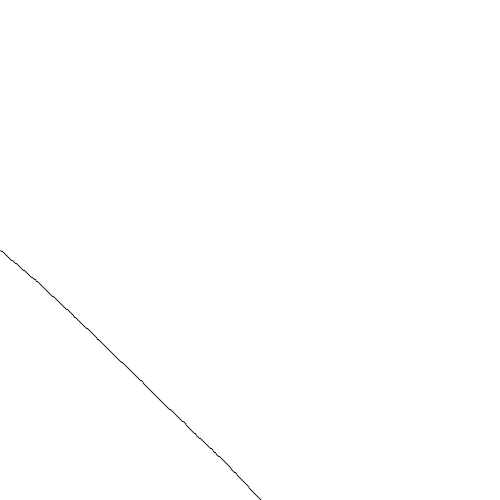
Frame 1 (no input)
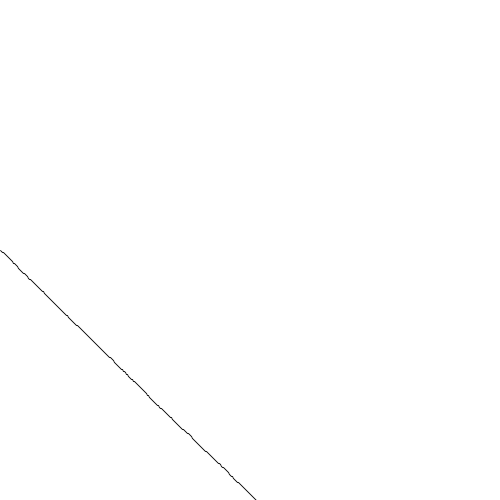
Frame 60 (the mouse pressed at the canvas centre just before this capture)
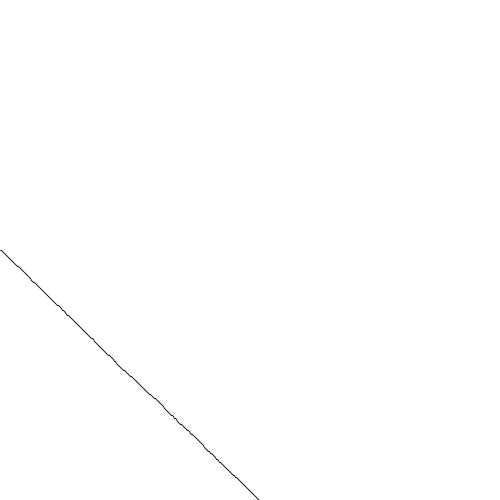
Frame 120 (the mouse held since frame 60 and released just before this capture)

The Processing sketch that drew these frames (run headless with seeded random() and noise(); from frame 60 on, the mouse is pressed at the canvas centre):

// Processing sketch: processing_182009
// ── processing_182009.pde

float y;
float x;
float yVariance;
float newY;
float noiseSeed;

void setup(){
 size(500,500);
 smooth();
 y=height/2;
 x=0;
 strokeWeight(1);
 stroke(0,200);
 frameRate(10);
 
  
}

void draw(){
  background(255);
  //noiseSeed=random(10);// try 2
  for (int i=0;x<width;x++){
    yVariance=noise(noiseSeed)+.49;
    newY=y+yVariance;
    line(x,y,x+1,newY);
    y=newY;
    noiseSeed+=0.8;
  }
  x=0;
  y=height/2;
  
  
  
}
